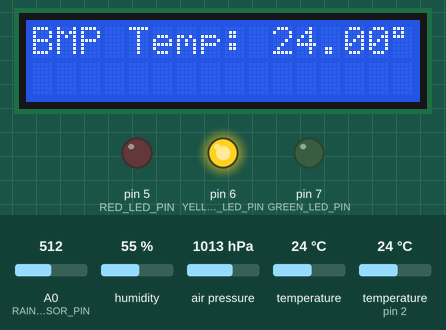
A sketch run on a simulated Arduino Uno, built with avr-gcc and run on an emulated ATmega328P. Shown: 16×2 character LCD, output pins drawn as LEDs (lit = HIGH). Inputs (shaded band) come from the test bench; at power-on: A0 (RAIN_SENSOR_PIN) = 512, humidity 55 %, air pressure 1013 hPa, temperature 24 °C, temperature (sensor on pin 2) 24 °C. What the sketch prints to the serial monitor is not drawn.

Above: at 6.4 s.
At 13.8 s:
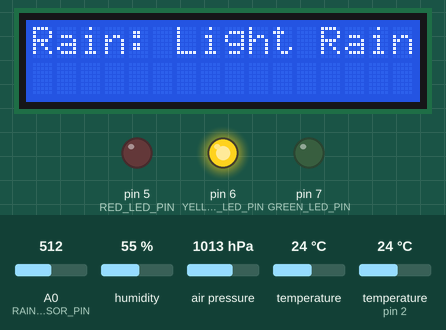
13.9 s: A0 (RAIN_SENSOR_PIN) set to 314
19.0 s: A0 (RAIN_SENSOR_PIN) set to 293
At 34.2 s:
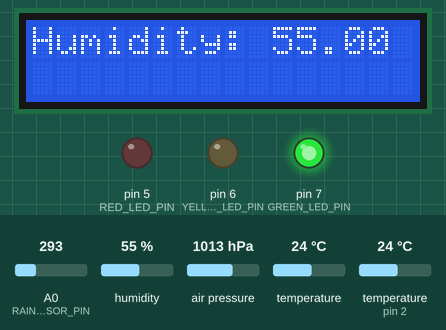
44.5 s: humidity set to 59 %
At 49.3 s:
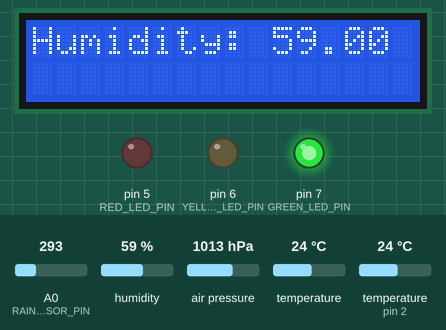
49.6 s: humidity set to 62 %
At 67.1 s:
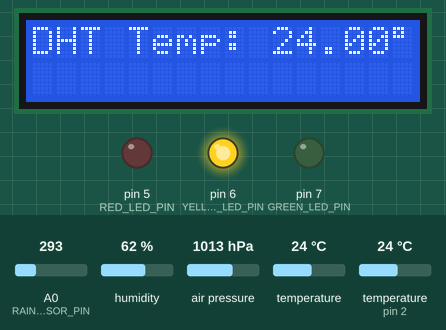
Timing chart, 0 to 68.6 s (numbered marks = the images above; inputs shaded):
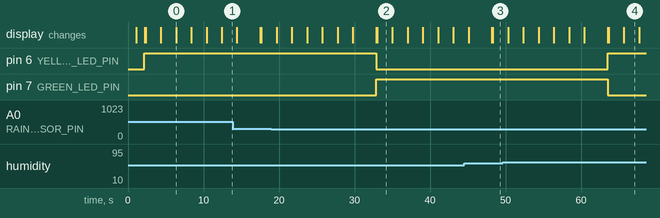

The sketch:

sketch_iot_based_monitoring.ino
```cpp
#include <Wire.h>
#include <LiquidCrystal_I2C.h>
#include <dht.h>
#include <Adafruit_BMP085.h>
#include <SoftwareSerial.h>

#define RED_LED_PIN 5      // Red LED pin (Failure)
#define YELLOW_LED_PIN 6   // Yellow LED pin (Caution)
#define GREEN_LED_PIN 7    // Green LED pin (OK)

#define DHTPIN 2                      // DHT11 sensor pin
#define RAIN_SENSOR_PIN A0             // Rain sensor pin

LiquidCrystal_I2C lcd(0x27, 16, 2);   // Initialize I2C LCD
dht DHT;                              // Create DHT object
Adafruit_BMP085 bmp;                  // Create BMP180 object

SoftwareSerial espSerial(5, 6);

float humidity;
float temperature;
float pressure;
float altitude;
int rainValue = 0;
String rainStatus = "No Rain";

// Define threshold values
float HUMIDITY_THRESHOLD = 85.0;    // Humidity threshold for warning
float TEMPERATURE_THRESHOLD = 35.0; // Temperature threshold for warning
float PRESSURE_THRESHOLD = 2980.0;   // Pressure threshold for warning (in hPa)
int RAIN_THRESHOLD = 2600;           // Rain sensor threshold for heavy rain

void setup() {
  Serial.begin(9600);   // Start Serial communication
  espSerial.begin(9600);
  Serial.println("Serial Communication Initialized");
  lcd.begin(16, 2);     // Initialize LCD
  lcd.backlight();      // Turn ON LCD backlight

  lcd.setCursor(1, 0);
  lcd.print("Hello!");
  lcd.setCursor(0, 1);
  lcd.print(" Weather Monitor ");
  delay(1000);
  lcd.clear();

  // Initialize BMP180 sensor
  if (!bmp.begin()) {
    Serial.println("BMP180 sensor not found!");
    lcd.setCursor(0, 0);
    lcd.print("BMP180 Error!");
    while (1);
  }

    // Initialize LED pins
  pinMode(RED_LED_PIN, OUTPUT);
  pinMode(YELLOW_LED_PIN, OUTPUT);
  pinMode(GREEN_LED_PIN, OUTPUT);
}

void loop() {
  Serial.println("Loop Running...");
  delay(1000);
  // Read temperature and humidity from DHT11
  DHT.read11(DHTPIN);
  humidity = DHT.humidity;
  temperature = DHT.temperature;

  if (isnan(humidity) || isnan(temperature)) {
    Serial.println("Failed to read from DHT sensor!");
    lcd.clear();
    lcd.setCursor(0, 0);
    lcd.print("DHT Sensor Error!");
    delay(1000);
    return;
  }

  // Read values from BMP180
  float bmpTemp = bmp.readTemperature();
  pressure = bmp.readPressure() / 100.0; // Convert to hPa
  altitude = bmp.readAltitude();

  // Read rain sensor
  // Read analog value (0-1023)
   // Read and average rain sensor
  int rainSum = 0;
  for (int i = 0; i < 10; i++) {
    rainSum += analogRead(RAIN_SENSOR_PIN);
    delay(5);
  }
  rainValue = rainSum / 10;

    // Determine rain status
  if (rainValue > 600) {
    rainStatus = "No Rain";
  } else if (rainValue > 300) {
    rainStatus = "Light Rain";
  } else {
    rainStatus = "Heavy Rain";
  }

    // Check if any sensor value exceeds the threshold
  if (humidity > HUMIDITY_THRESHOLD || temperature > TEMPERATURE_THRESHOLD || pressure > PRESSURE_THRESHOLD || rainValue > RAIN_THRESHOLD) {
    // System in warning state or failure
    digitalWrite(RED_LED_PIN, HIGH);   // Turn on Red LED (Failure)
    digitalWrite(YELLOW_LED_PIN, LOW); // Turn off Yellow LED
    digitalWrite(GREEN_LED_PIN, LOW);  // Turn off Green LED
    lcd.clear();
    lcd.setCursor(0, 0);
    lcd.print("Warning! Check System");
  }
  else if (rainValue > 300 || humidity > 60.0 || temperature > 30.0) {
    // System in caution state
    digitalWrite(RED_LED_PIN, LOW);    // Turn off Red LED
    digitalWrite(YELLOW_LED_PIN, HIGH); // Turn on Yellow LED (Caution)
    digitalWrite(GREEN_LED_PIN, LOW);  // Turn off Green LED
    lcd.clear();
    lcd.setCursor(0, 0);
    lcd.print("Caution! Abnormal");
  } else {
    // System is OK
    digitalWrite(RED_LED_PIN, LOW);    // Turn off Red LED
    digitalWrite(YELLOW_LED_PIN, LOW); // Turn off Yellow LED
    digitalWrite(GREEN_LED_PIN, HIGH); // Turn on Green LED (OK)
    lcd.clear();
    lcd.setCursor(0, 0);
    lcd.print("System OK");
  }


  // Print values to Serial Monitor
  Serial.println("----- Weather Data -----");
  Serial.print("Humidity: "); Serial.println(humidity);
  Serial.print("DHT Temp: "); Serial.println(temperature);
  Serial.print("BMP180 Temp: "); Serial.println(bmpTemp);
  Serial.print("Pressure: "); Serial.println(pressure);
  Serial.print("Altitude: "); Serial.println(altitude);
  Serial.print("Rain Value: "); Serial.print(rainValue); Serial.print(" - "); Serial.println(rainStatus);
  Serial.println("----------------------------");

  // Display on LCD
  lcd.clear();
  lcd.setCursor(0, 0);
  lcd.print("Humidity: ");
  lcd.print(humidity);
  lcd.print(" %");
  delay(2000);

  lcd.clear();
  lcd.setCursor(0, 0);
  lcd.print("DHT Temp: ");
  lcd.print(temperature);
  lcd.print((char)223);
  lcd.print("C");
  delay(2000);

  lcd.clear();
  lcd.setCursor(0, 0);
  lcd.print("BMP Temp: ");
  lcd.print(bmpTemp);
  lcd.print((char)223);
  lcd.print("C");
  delay(2000);

  lcd.clear();
  lcd.setCursor(0, 0);
  lcd.print("Pressure: ");
  lcd.print(pressure);
  lcd.print(" hPa");
  delay(2000);

  lcd.clear();
  lcd.setCursor(0, 0);
  lcd.print("Altitude: ");
  lcd.print(altitude);
  lcd.print(" m");
  delay(2000);

  lcd.clear();
  lcd.setCursor(0, 0);
  lcd.print("Rain: ");
  lcd.print(rainStatus);
  delay(2000);

  lcd.clear();
  delay(2000);

}
```

Measured:
- the behaviour switches between 301 and 300 on A0 (RAIN_SENSOR_PIN) (found by bisection; images 1 and 2)
- the behaviour switches between 60 and 61 % on humidity (found by bisection; images 3 and 4)
- after the input at 19.0 s, pin 6 (YELLOW_LED_PIN): HIGH → LOW after 13.8 s; pin 7 (GREEN_LED_PIN): LOW → HIGH after 13.8 s; the display: first differs from a run without the input after 13.9 s (image 2 shows a later state)
- after the input at 49.6 s, pin 6 (YELLOW_LED_PIN): LOW → HIGH after 13.9 s; pin 7 (GREEN_LED_PIN): HIGH → LOW after 13.9 s; the display: first differs from a run without the input after 13.9 s (image 4 shows a later state)
- what the display in image 0 shows lasts 2.0 s, from 6.4 s to 8.4 s
